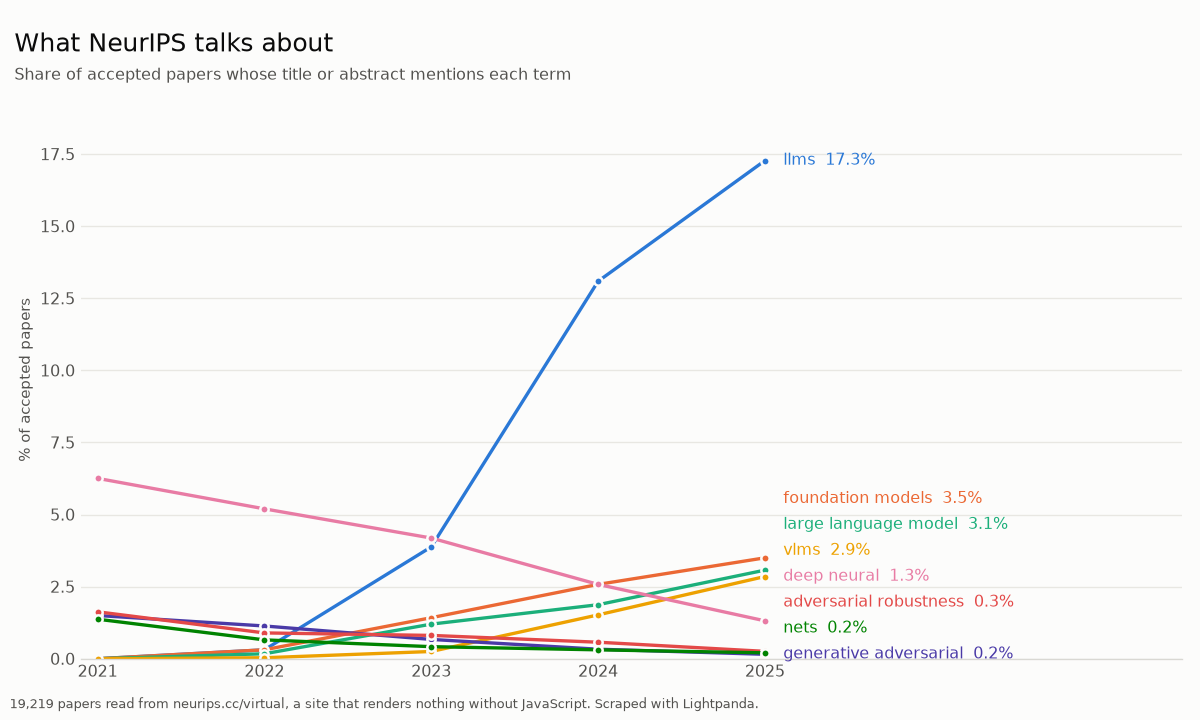

The Python source for this figure:
# /// script
# requires-python = ">=3.10"
# dependencies = ["lightpanda", "pandas", "matplotlib", "numpy", "requests", "fastembed",
#                 "scikit-learn"]
# ///
"""What NeurIPS started talking about: five years of abstracts from a JS-only site.

https://neurips.cc/virtual/2025/papers.html renders nothing without JavaScript.
``requests`` gets 800 KB of scripts around an empty card list and a
``<noscript>`` apology; BeautifulSoup finds 0 papers. The page fetches a 27 MB
index, keeps every paper in a JavaScript array, and renders at most 400 cards
from it, so reading the DOM would still miss most of the conference.

Lightpanda runs the page and reads that array instead, one browser per year and
five years at once: 19,219 papers with abstracts.

The terms are not supplied. Every 1-to-3 word phrase is counted and ranked by
how much its share grew or shrank, and the phrases that peak in a single year
name what happened that year. ``--curated`` uses six hand-written terms instead.

``--semantic`` embeds every paper and ranks them against the term that grew
most, surfacing the ones that read like it without using its words. Embeddings
come from Gemini when GOOGLE_API_KEY is set and from bge-small-en-v1.5 locally
otherwise, cached by paper URL so the cost is paid once.

Run:  uv run examples/neurips_trends.py
      uv run examples/neurips_trends.py --semantic --csv papers.csv
"""
import argparse
import asyncio
import functools
import os
import re
import sys
import time
from pathlib import Path

import numpy as np
import pandas as pd

from lightpanda import AsyncBrowser

YEARS = [2021, 2022, 2023, 2024, 2025]

# Used by --curated only; the default discovers its terms.
TERMS = {
    "large language models": r"\blarge language model|\bLLMs?\b|\bGPT-|\bChatGPT\b",
    "diffusion models": r"\bdiffusion model|\bdenoising diffusion|\bscore-based generat",
    "in-context learning": r"\bin-context learning\b|\bchain[- ]of[- ]thought\b|\bprompting\b",
    "RLHF & alignment": r"\bRLHF\b|human feedback|\bpreference optimi|\bDPO\b",
    "graph neural networks": r"\bgraph neural network|\bGNNs?\b",
    "GANs": r"\bGANs?\b|\bgenerative adversarial",
}
CONCEPT = "large language models, LLMs, GPT, instruction tuning, in-context learning"

PALETTE = ["#2a78d6", "#eb6834", "#1baf7a", "#eda100", "#4a3aa7", "#e34948", "#e87ba4", "#008300"]
YEARLIKE = re.compile(r"\b(19|20)\d\d\b|^\d+$")  # "2021" is not a topic
INK, MUTED, SURFACE, GRID = "#0b0b0b", "#52514e", "#fcfcfb", "#e8e7e2"

# The page keeps every paper here; only 400 of them ever reach the DOM.
PULL = "return allPapers.map(p => [p.title, p.abstract || '', p.url, p.id])"
# 8192 input tokens, comfortably more than any abstract here, so nothing truncates.
GEMINI = "gemini-embedding-2"
EMBED_URL = f"https://generativelanguage.googleapis.com/v1beta/models/{GEMINI}:batchEmbedContents"


async def scrape_year(year: int) -> list[dict]:
    """Every paper of one year, read from the page's own data rather than its cards."""
    # One browser process per year: concurrent sessions sharing a process fail on this
    # workload, each parsing a 27 MB index. --http-timeout is a deadline for the whole
    # response rather than an idle timeout, so that index trips the 15 s default.
    async with AsyncBrowser(args=["--http-timeout", "180000"], max_concurrency=1) as browser:
        async with browser.session() as page:
            await page.goto(url=f"https://neurips.cc/virtual/{year}/papers.html", timeout=180_000)
            # `allPapers` is filled just before the first cards render.
            await page.wait_for_script(
                script="typeof allPapers !== 'undefined' && allPapers.length > 0", timeout=120_000)
            rows = await page.evaluate(script=PULL, timeout=180_000)
    print(f"  {year}: {len(rows)} papers", file=sys.stderr)
    # Site-relative paths, and the oldest years carry none at all: those are linked by id.
    return [{"year": year, "title": t, "abstract": a,
             "url": f"https://neurips.cc{u}" if (u or "").startswith("/")
                    else f"https://neurips.cc/virtual/{year}/poster/{i}"}
            for t, a, u, i in rows]


async def scrape(years: list[int]) -> pd.DataFrame:
    """All the requested years at once, one browser each."""
    results = await asyncio.gather(*(scrape_year(y) for y in years))
    return pd.DataFrame([row for rows in results for row in rows])


def corpus(df: pd.DataFrame) -> pd.Series:
    return df["title"] + ". " + df["abstract"]


def discover(df: pd.DataFrame, n: int = 4, floor: float = 0.5) -> pd.DataFrame:
    """The phrases whose share grew and shrank most.

    Ranked by ratio, not absolute change: a topic multiplies from nothing, while writing
    style drifts smoothly across every paper. Near-duplicate names for one topic are
    collapsed by how often they co-occur.
    """
    from sklearn.feature_extraction.text import CountVectorizer

    vec = CountVectorizer(ngram_range=(1, 3), min_df=30, max_df=0.4, stop_words="english",
                          binary=True)
    X = vec.fit_transform(corpus(df).str.lower())
    terms = np.array(vec.get_feature_names_out())
    # Topics reach titles and prose does not, so this keeps "3d gaussian splatting" and drops
    # "advancements". It also drops bare model names that only ever appear in abstracts.
    in_title = (np.asarray(vec.transform(df["title"].str.lower()).sum(axis=0)).ravel()
                / np.maximum(np.asarray(X.sum(axis=0)).ravel(), 1))
    years = sorted(df["year"].unique())
    share = np.vstack([np.asarray(X[(df["year"] == y).to_numpy()].mean(axis=0)).ravel()
                       for y in years]) * 100
    seen = np.asarray(X.sum(axis=0)).ravel()

    def same_topic(i: int, j: int) -> bool:
        both = X[:, i].multiply(X[:, j]).sum()
        return (terms[i] in terms[j] or terms[j] in terms[i]
                or both / (seen[i] + seen[j] - both) > 0.25)

    def take(order: np.ndarray, row: int) -> list[int]:
        kept: list[int] = []
        for i in order:
            if YEARLIKE.search(terms[i]) or share[row, i] < floor or in_title[i] < 0.04:
                continue
            if any(same_topic(i, k) for k in kept):
                continue
            kept.append(int(i))
            if len(kept) == n:
                return kept
        return kept

    ratio = (share[-1] + 0.15) / (share[0] + 0.15)
    risers = take(np.argsort(ratio)[::-1], -1)
    picked = risers + take(np.argsort(ratio), 0)
    print(f"\nDiscovered from {X.shape[1]} candidate phrases, ranked by growth.", file=sys.stderr)

    # A phrase that peaks in one year is usually a real event in that year.
    print("\nWhat peaked each year:")
    peaks = share.argmax(axis=0)
    for row, year in enumerate(years):
        lift = (share[row] + 0.2) / (np.delete(share, row, axis=0).mean(axis=0) + 0.2)
        lift[peaks != row] = 0
        names = [terms[i] for i in take(np.argsort(lift)[::-1], row)]
        print(f"  {year}: " + ", ".join(names))

    out = pd.DataFrame({terms[i]: share[:, i] for i in picked}, index=pd.Index(years, name="year"))
    # What --semantic chases: the phrase that grew most, described by its close company.
    top = risers[0]
    inside = np.asarray(X[X[:, top].toarray().ravel() > 0].mean(axis=0)).ravel()
    company = (inside + 0.002) / (np.asarray(X.mean(axis=0)).ravel() + 0.002)
    company[[i for i in range(len(terms)) if in_title[i] < 0.04]] = 0
    neighbours = [terms[i] for i in np.argsort(company)[::-1][:8]]
    # "Uses the vocabulary" means any of the discovered variants, not just the one token:
    # a paper spelling out "large language models" is not avoiding the words.
    vocabulary = "|".join(re.escape(t) for t in dict.fromkeys([terms[top], *neighbours]))
    out.attrs["focus"] = (terms[top], vocabulary, ", ".join(neighbours))
    return out


def phrase_trend(df: pd.DataFrame) -> pd.DataFrame:
    """Share of each year's papers, in percent, whose text matches each phrase."""
    text = corpus(df)
    hits = pd.DataFrame({name: text.str.contains(pattern, regex=True, case=False)
                         for name, pattern in TERMS.items()})
    out = hits.groupby(df["year"]).mean().mul(100)
    out.attrs["focus"] = ("large language models", TERMS["large language models"], CONCEPT)
    return out


def report(df: pd.DataFrame, pct: pd.DataFrame) -> None:
    counts = df.groupby("year").size()
    print("\nPapers per year:\n" + counts.to_string())
    print("\nShare of papers whose title or abstract mentions each term (%):")
    print(pct.round(1).T.to_string())
    first, last = pct.index[0], pct.index[-1]
    change = ((pct.loc[last] - pct.loc[first]) / pct.loc[first].clip(lower=0.05)).sort_values()
    print(f"\nBiggest movers, {first} to {last}:")
    for name in list(change.index[:2]) + list(change.index[-2:][::-1]):
        a, b = pct.loc[first, name], pct.loc[last, name]
        print(f"  {name:24s} {a:5.1f}% -> {b:5.1f}%   "
              f"({int(round(b / 100 * counts[last]))} of {counts[last]} papers in {last})")


def embed_gemini(texts: list[str], key: str) -> np.ndarray:
    """Gemini embeddings, 100 texts per request, a few requests in flight at once."""
    import concurrent.futures as cf

    import requests

    session, batches = requests.Session(), [texts[i:i + 100] for i in range(0, len(texts), 100)]

    def one(batch: list[str]) -> list[list[float]]:
        body = {"requests": [{"model": f"models/{GEMINI}", "outputDimensionality": 768,
                              "content": {"parts": [{"text": t}]}} for t in batch]}
        for attempt in range(5):
            r = session.post(EMBED_URL, headers={"x-goog-api-key": key}, json=body, timeout=180)
            if r.status_code == 429:  # rate limited: back off and try again
                time.sleep(2 ** attempt)
                continue
            r.raise_for_status()
            return [e["values"] for e in r.json()["embeddings"]]
        r.raise_for_status()
        return []

    done = 0
    with cf.ThreadPoolExecutor(max_workers=6) as pool:
        out = []
        for chunk in pool.map(one, batches):
            out += chunk
            done += len(chunk)
            print(f"  embedded {done}/{len(texts)}", end="\r", file=sys.stderr)
    return np.array(out)


@functools.cache
def local_model():
    from fastembed import TextEmbedding

    return TextEmbedding(model_name="BAAI/bge-small-en-v1.5")


def embed_local(texts: list[str]) -> np.ndarray:
    """bge-small: 130 MB of ONNX, no torch, no key, no network, but slow over a whole corpus.

    Its limit is 512 tokens, which fastembed enforces by truncating.
    """
    try:  # all cores, where fastembed's multiprocessing is available
        return np.array(list(local_model().embed(texts, batch_size=256, parallel=0)))
    except Exception as exc:
        print(f"  (parallel encoding unavailable: {type(exc).__name__}; using one core)", file=sys.stderr)
        return np.array(list(local_model().embed(texts, batch_size=256)))


def unit(vectors: np.ndarray) -> np.ndarray:
    return vectors / np.linalg.norm(vectors, axis=1, keepdims=True)


def default_cache() -> Path:
    base = Path(os.environ.get("XDG_CACHE_HOME") or Path.home() / ".cache")
    return base / "neurips_trends" / "embeddings.npz"


def embed_all(df: pd.DataFrame, key: str | None, cache: Path) -> np.ndarray:
    """Embed every paper, reusing whatever a previous run already paid for.

    Keyed by paper URL, so adding a year only embeds that year. float16 is ample for a
    cosine ranking and halves a file that runs to tens of megabytes.
    """
    model = GEMINI if key else "bge-small-en-v1.5"
    store: dict[str, np.ndarray] = {}
    if cache.exists():
        with np.load(cache, allow_pickle=False) as z:
            if z["model"].item() == model:
                store = dict(zip(z["keys"].tolist(), z["vectors"]))
            else:
                print(f"  cache holds {z['model'].item()} embeddings; re-embedding", file=sys.stderr)

    keys, texts = df["url"].tolist(), corpus(df).tolist()
    todo = [i for i, k in enumerate(keys) if k not in store]
    if todo:
        if not key:
            print(f"  {len(todo)} papers to embed locally -- this takes a while the first time; "
                  f"the cache at {cache} makes later runs instant.", file=sys.stderr)
        fresh = embed_gemini([texts[i] for i in todo], key) if key else embed_local([texts[i] for i in todo])
        for i, vector in zip(todo, unit(fresh)):
            store[keys[i]] = vector.astype(np.float16)
        cache.parent.mkdir(parents=True, exist_ok=True)
        np.savez_compressed(cache, model=model, keys=np.array(list(store)),
                            vectors=np.stack(list(store.values())))
        print(f"  cached {len(store)} embeddings in {cache}", file=sys.stderr)
    else:
        print(f"  all {len(keys)} embeddings came from {cache}", file=sys.stderr)
    return np.stack([store[k] for k in keys]).astype(np.float32)


def semantic_report(df: pd.DataFrame, key: str | None, cache: Path,
                    focus: tuple[str, str, str]) -> None:
    """Rank every paper by meaning.

    Only a ranking: a share per year would need a threshold, and embeddings order documents
    far more reliably than they decide whether one clears a bar.
    """
    term, pattern, concept = focus
    model = GEMINI if key else "bge-small-en-v1.5, locally"
    print(f"\nRanking all {len(df)} papers against {term!r} with {model}.", file=sys.stderr)
    print(f"  query built from the corpus: {concept}", file=sys.stderr)
    X = embed_all(df, key, cache)
    q = unit(embed_gemini([concept], key) if key else embed_local([concept]))[0]
    ranked = df.assign(similarity=X @ q,
                       phrase=corpus(df).str.contains(pattern, regex=True, case=False))

    print(f"\nThe paper each year that reads most like {term!r}:")
    for year, group in ranked.groupby("year"):
        row = group.nlargest(1, "similarity").iloc[0]
        says = "uses the words" if row["phrase"] else "never uses them"
        print(f"  {year}  {row['similarity']:.2f}  {row['title']}\n            {says} · {row['url']}")

    missed = ranked[~ranked["phrase"]].nlargest(6, "similarity")
    print(f"\nRanked highest among papers that never use any of those words:")
    for row in (missed.iloc[i] for i in range(len(missed))):
        print(f"  [{row['year']}] {row['similarity']:.2f}  {row['title']}\n            {row['url']}")


def spread(values: list[float], gap: float) -> list[float]:
    """Nudge end-of-line labels apart so close series stay readable."""
    y = list(values)
    for a, b in zip(order := sorted(range(len(y)), key=lambda i: y[i]), order[1:]):
        y[b] = max(y[b], y[a] + gap)
    return y


def plot(pct: pd.DataFrame, out: Path, papers: int) -> None:
    import matplotlib

    matplotlib.use("Agg")  # before pyplot, so no GUI backend is pulled in
    import matplotlib.pyplot as plt

    fig, ax = plt.subplots(figsize=(10, 6), facecolor=SURFACE)
    ax.set_facecolor(SURFACE)
    years = list(pct.index)
    ends, names = list(pct.iloc[-1]), list(pct.columns)
    top = max(max(pct.max()), max(ends))
    labels = spread(ends, gap=top * 0.052)  # keep end labels legible at any y-range
    for i, name in enumerate(pct.columns):
        ax.plot(years, pct[name], color=PALETTE[i], linewidth=2, marker="o", markersize=5,
                markeredgecolor=SURFACE, markeredgewidth=1.5)
    for i, name in enumerate(names):
        ax.text(years[-1] + 0.08, labels[i], f" {name}  {ends[i]:.1f}%",
                color=PALETTE[i % len(PALETTE)], fontsize=9.5, va="center")
    ax.set_xticks(years)
    ax.set_xlim(years[0] - 0.1, years[-1] + 2.5)
    ax.set_ylim(0, top * 1.12)
    ax.set_ylabel("% of accepted papers", color=MUTED, fontsize=9)
    ax.tick_params(colors=MUTED, length=0, labelsize=9.5)
    for side in ("top", "right", "left"):
        ax.spines[side].set_visible(False)
    ax.spines["bottom"].set_color("#d9d8d3")
    ax.yaxis.grid(True, color=GRID, linewidth=0.8)
    ax.set_axisbelow(True)
    fig.text(0.012, 0.955, "What NeurIPS talks about", fontsize=15, color=INK, va="top")
    fig.text(0.012, 0.906, "Share of accepted papers whose title or abstract mentions each term",
             fontsize=9.5, color=MUTED, va="top")
    fig.text(0.008, 0.012, f"{papers:,} papers read from neurips.cc/virtual, a site that renders "
             "nothing without JavaScript. Scraped with Lightpanda.",
             fontsize=8, color=MUTED, va="bottom")
    fig.tight_layout(rect=(0, 0.03, 1, 0.885))
    fig.savefig(out, dpi=120)
    print(f"\nChart written to {out}")


if __name__ == "__main__":
    parser = argparse.ArgumentParser(description=__doc__.split("\n\n")[0])
    parser.add_argument("--years", nargs="+", type=int, default=YEARS, metavar="YEAR",
                        help=f"NeurIPS years to read (default: {YEARS[0]}-{YEARS[-1]})")
    parser.add_argument("--curated", action="store_true",
                        help="use the built-in hand-picked terms instead of discovering them")
    parser.add_argument("--semantic", action="store_true",
                        help="also rank every paper by meaning; GOOGLE_API_KEY if set, else local")
    parser.add_argument("--cache", type=Path, default=default_cache(), metavar="PATH",
                        help="where to keep embeddings between runs")
    parser.add_argument("--csv", type=Path, metavar="PATH", help="write the scraped papers to a CSV file")
    parser.add_argument("--from-csv", type=Path, metavar="PATH",
                        help="skip the browser, analyse a saved CSV")
    args = parser.parse_args()
    sys.stdout.reconfigure(line_buffering=True)  # keep stdout and the stderr progress in order

    if args.from_csv:
        df = pd.read_csv(args.from_csv).fillna({"abstract": ""})
    else:
        print(f"Reading NeurIPS {', '.join(map(str, args.years))} ...", file=sys.stderr)
        df = asyncio.run(scrape(args.years))
    if args.csv:
        df.to_csv(args.csv, index=False)
        print(f"Papers written to {args.csv}", file=sys.stderr)

    pct = phrase_trend(df) if args.curated else discover(df)
    report(df, pct)

    if args.semantic:
        semantic_report(df, os.environ.get("GOOGLE_API_KEY"), args.cache, pct.attrs["focus"])
    plot(pct, Path(__file__).with_name("neurips_trends.png"), len(df))
